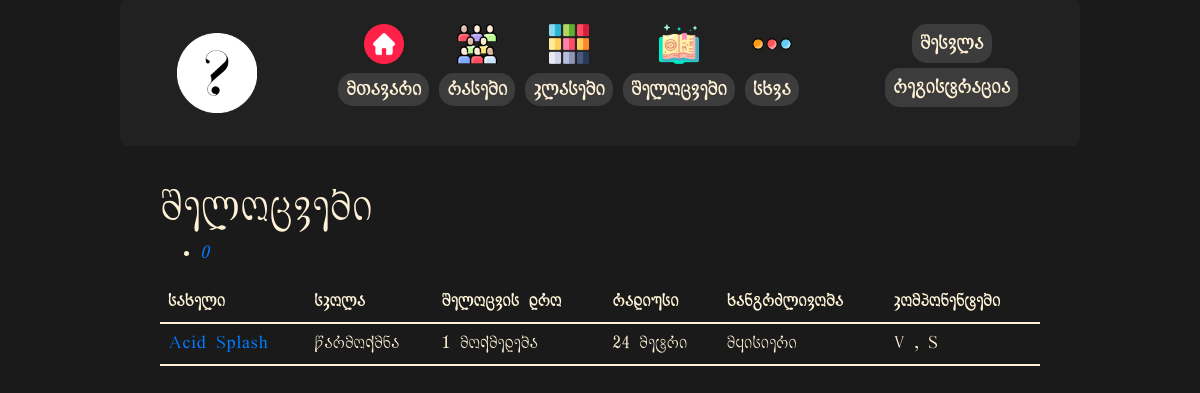
/spells/, run on the app's committed database.
### myapp/models.py (models this page shows, shortened)
class Spell(models.Model):
    name = models.CharField(max_length=100)
    level = models.IntegerField()
    school = models.ForeignKey('School', on_delete=models.CASCADE)
    casting_time = models.ForeignKey('CastingTime', on_delete=models.CASCADE)
    range = models.ForeignKey('Range', on_delete=models.CASCADE)
    duration = models.ForeignKey('Duration', on_delete=models.CASCADE)
    components = models.ManyToManyField('Components')
    dice_num = models.PositiveIntegerField(blank=True, null=True)
    dice = models.ForeignKey(Dice, on_delete=models.CASCADE, blank=True, null=True)
    damage_type = models.ForeignKey(DamageType, on_delete=models.CASCADE, blank=True, null=True)
    description = models.TextField()
    at_higher_levels = models.TextField(blank=True)
    classes_using = models.ManyToManyField('Class', blank=True)

class School(models.Model):
    name = models.CharField(max_length=50)
    description = models.TextField(blank=True, null=True)

class CastingTime(models.Model):
    name = models.CharField(max_length=50)
    description = models.TextField(blank=True, null=True)

class Range(models.Model):
    name = models.CharField(max_length=50)
    description = models.TextField(blank=True, null=True)

class Duration(models.Model):
    name = models.CharField(max_length=50)
    description = models.TextField(blank=True, null=True)

class Components(models.Model):
    name = models.CharField(max_length=50)
    description = models.TextField(blank=True, null=True)

### myapp/views.py (the view)
# urls.py: path('spells/', views.spells_page, name='spells_page'),
def spells_page(request):
    spells = Spell.objects.all()
    levels = set(spell.level for spell in spells)
    return render(request, 'spells_page.html', {'spells': spells, 'levels': sorted(levels)})

### myapp/templates/spells_page.html (shortened to what this page needs)
{% extends 'base.html' %}
{% load static %}
{% block extra_css %}
<link rel="stylesheet" href="{% static 'css/spells.css' %}">
{% endblock %}
{% block content %}
<div class="container spell-container">
    <h1 class="spell-title">შელოცვები</h1>
    <div class="feature">
        <div class="row">
            <div class="col-lg-12">
                <div id="spell-tabview" class="yui-navset spell-tabview">
                    <ul class="yui-nav spell-nav">
                        {% for level in levels %}
                        <li class="{% if forloop.first %}selected{% endif %}">
                            <a href="javascript:;" class="spell-level-link"><em>{{ level }}</em></a>
                        </li>
                        {% endfor %}
                    </ul>
                    <div class="yui-content spell-content">
                        {% for level in levels %}
                        <div class="spell-level">
                            <div class="list-pages-box spell-list">
                                <table class="wiki-content-table spell-table">
                                    <tr>
                                        <th>სახელი</th>
                                        <th>სკოლა</th>
                                        <th>შელოცვის დრო</th>
                                        <th>რადიუსი</th>
                                        <th>ხანგრძლივობა</th>
                                        <th>კომპონენტები</th>
                                    </tr>
                                    {% for spell in spells %}
                                    {% if spell.level == level %}
                                    <tr>
                                        <td><a href="{% url 'spell_detail' spell.id %}">{{ spell.name }}</a></td>
                                        <td>{{ spell.school.name }}</td>
                                        <td>{{ spell.casting_time.name }}</td>
                                        <td>{{ spell.range.name }}</td>
                                        <td>{{ spell.duration.name }}</td>
                                        <td>
                                            {% for component in spell.components.all %}
                                            {{ component.name }}
                                            {% if not forloop.last %}, {% endif %}
                                            {% endfor %}
                                        </td>
                                    </tr>
                                    {% endif %}
                                    {% endfor %}
                                </table>
                            </div>
                        </div>
                        {% endfor %}
                    </div>
                </div>
            </div>
        </div>
    </div>
</div>
{% endblock %}

### static/css/styles.css (style rules this page uses)
body, html { font-family: "KA_LORTKIPANIDZE", sans-serif; background-color: #1a1a1a; color: #fff2d6; margin: 0; padding: 0; height: 100%; }
.container { max-width: 960px; margin: auto; padding: 20px; }

### static/css/spells.css (style rules this page uses)
body, html { font-family: "KA_LORTKIPANIDZE", sans-serif; background-color: #1a1a1a; color: #fff2d6; margin: 0; padding: 0; height: 100%; }
.container { max-width: 960px; margin: auto; padding: 20px; }
.spell-table { width: 100%; border-collapse: collapse; }
.spell-table th, .spell-table td { padding: 8px; text-align: left; border-bottom: 2px solid #fff2d6; }
.spell-table th { font-weight: bold; color: #fff2d6; background-color: #1a1a1a; }

### data on the page
Spell: name "Acid Splash", school.name "წარმოქმნა", casting_time.name "1 მოქმედება", range.name "24 მეტრი", duration.name "მყისიერი"
Components: name "V"
Components: name "S"

### other printed values
{{ level }} "0"
